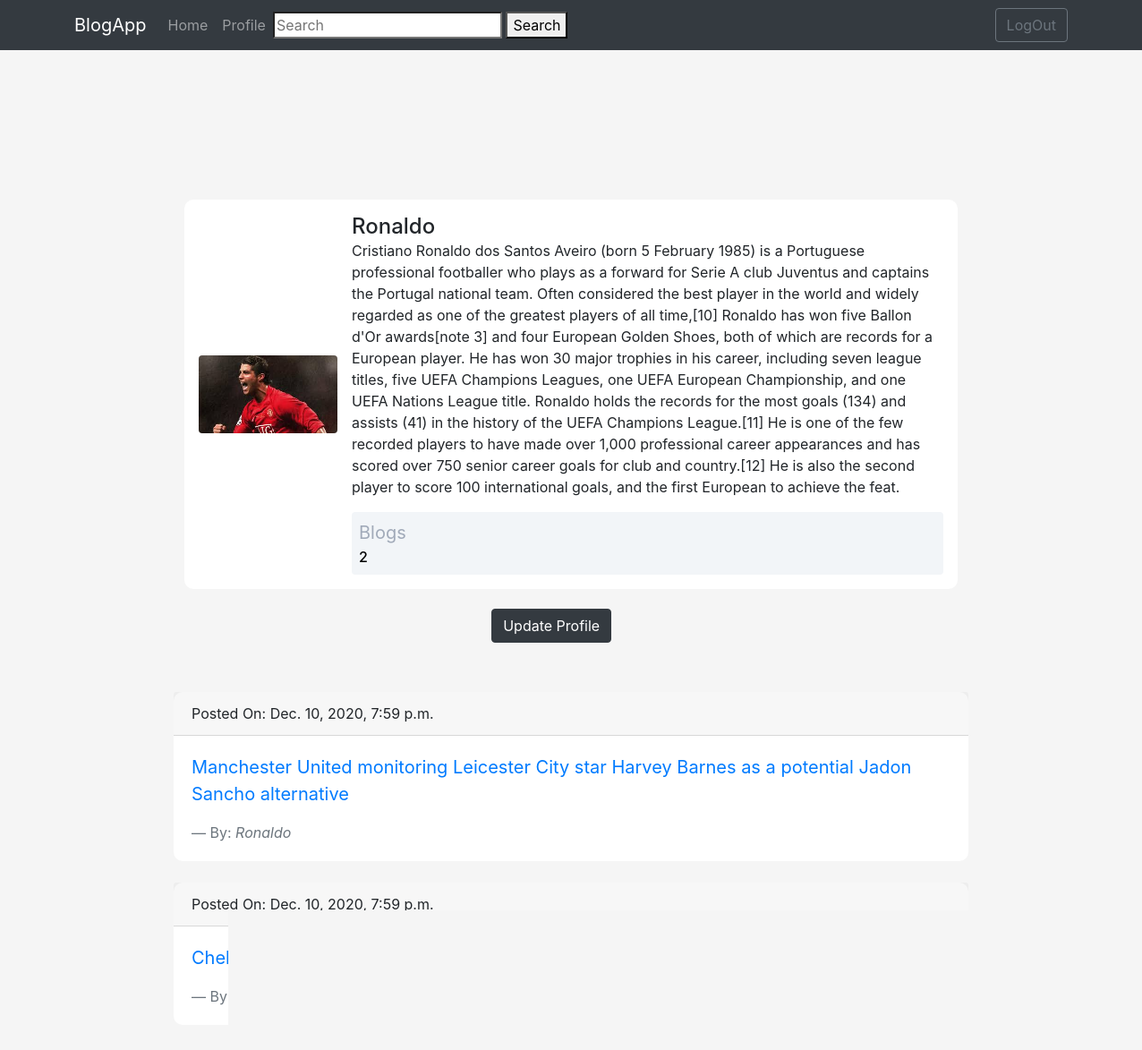
Screenshot of /profile/ (signed in) with the database file from the repository.
### blog/models.py (models this page shows, shortened)
class Blogger(models.Model):
    user = models.ForeignKey(User, on_delete=models.CASCADE)
    profile_pic = models.ImageField(upload_to="profile_pics", default='profile_pics/default.png')
    about = models.TextField(blank=True)

class Post(models.Model):
    blogger = models.ForeignKey(Blogger, on_delete=models.CASCADE)
    title = models.TextField(max_length=400)
    post = RichTextField(blank=True, null=True)
    posted_on = models.DateTimeField(default=datetime.datetime.now())

### blog/views.py (the view, shortened to what this page needs)
# urls.py: path('profile/', views.profile, name='profile'),
@login_required
def profile(request):
    blogger = Blogger.objects.filter(user=request.user).first()
    u_form = AboutUpadateForm()
    p_form = ProfileUpdateForm()
    posts = Post.objects.filter(blogger=blogger)
    count_post = len(posts)
    context = {'posts': posts, 'blogger': blogger, 'p_form': p_form, 'u_form': u_form, 'count_post': count_post}
    return render(request, 'blog/profile.html', context)

### blog/forms.py
class ProfileUpdateForm(forms.ModelForm):
    class Meta:
        model = Blogger
        fields = ['profile_pic']

class AboutUpadateForm(forms.ModelForm):
    class Meta:
        model = Blogger
        fields = ['about']

### blog/templates/blog/profile.html (shortened to what this page needs)
{% extends 'blog/base.html' %}
{% load crispy_forms_tags %}
{% load static %}
{% block content %}
<div style="margin-top: 10%; margin-bottom: 10%;">
    <div class="container mt-5 d-flex justify-content-center">
        <div class="card p-3">
            <div class="d-flex align-items-center">
                <div class="image"> <img src="{{ blogger.profile_pic.url }}" class="rounded" width="155"> </div>
                <div class="ml-3 w-100">
                    <h4 class="mb-0 mt-0">{{ user.username }}</h4>
                    <p style="width: 100%; height: auto;">{{ blogger.about }}</p>
                    <div class="p-2 mt-2 bg-primary d-flex justify-content-between rounded text-white stats">
                        <div class="d-flex flex-column"> <span class="articles">Blogs</span> <span class="number1">{{ count_post }}</span> </div>
                    </div>
                </div>
            </div>
        </div>
    </div>
    <div class='buttons' style="margin-left: 40%; padding: 2%;">
        <button type='button' onclick="showupdate()" class="btn btn-dark">Update Profile</button>
    </div>
    <div class="posts" style="width: 100%; margin-top: 3%; margin-left: 10%;">
        {% for post in posts %}
            <div class="card">
                <div class="card-header">
                  Posted On: {{ post.posted_on }}
                </div>
                <div class="card-body">
                  <blockquote class="blockquote mb-0">
                    <a href="{% url 'full_post' post.pk %}" style="text-decoration: none;"><p>{{ post.title }}</p></a>
                    <footer class="blockquote-footer">By:  <cite title="Source Title">{{ post.blogger.user.username }}</cite></footer>
                  </blockquote>
                </div>
            </div>
            <br>
        {% endfor %}
        </div>
</div>
{% endblock content %}

### blog/templates/blog/profile.html (style rules this page uses)
body { background-color: whitesmoke; border-radius: 10px }
.card { width: 80%; border: none; border-radius: 10px; background-color: #fff }
.stats { background: #f2f5f8 !important; color: #000 !important }
.articles { font-size: 20px; color: #a1aab9 }
.number1 { font-weight: 500 }

### rows the page displays
Blogger: profile_pic (picture), about "Cristiano Ronaldo dos Santos Aveiro (born 5 February 1985) is a Portuguese professional footballer who plays as a forward for Serie A club Juventus and captains the Portugal national team. Often considered the best player in the world and widely regarded as one of the greatest players of all time,[10] Ronaldo has won five Ballon d'Or awards[note 3] and four European Golden Shoes, both of which are records for a European player. He has won 30 major trophies in his career, including seven league titles, five UEFA Champions Leagues, one UEFA European Championship, and one UEFA Nations League title. Ronaldo holds the records for the most goals (134) and assists (41) in the history of the UEFA…"
Post: posted_on "Dec. 10, 2020, 7:59 p.m.", title "Manchester United monitoring Leicester City star Harvey Barnes as a potential Jadon Sancho alternative", blogger.user.username "Ronaldo"
Post: posted_on "Dec. 10, 2020, 7:59 p.m.", title "Chelsea leading the transfer race for Bayern Munich star David Alaba"

### other values shown
{{ user.username }} "Ronaldo"
{{ count_post }} "2"
